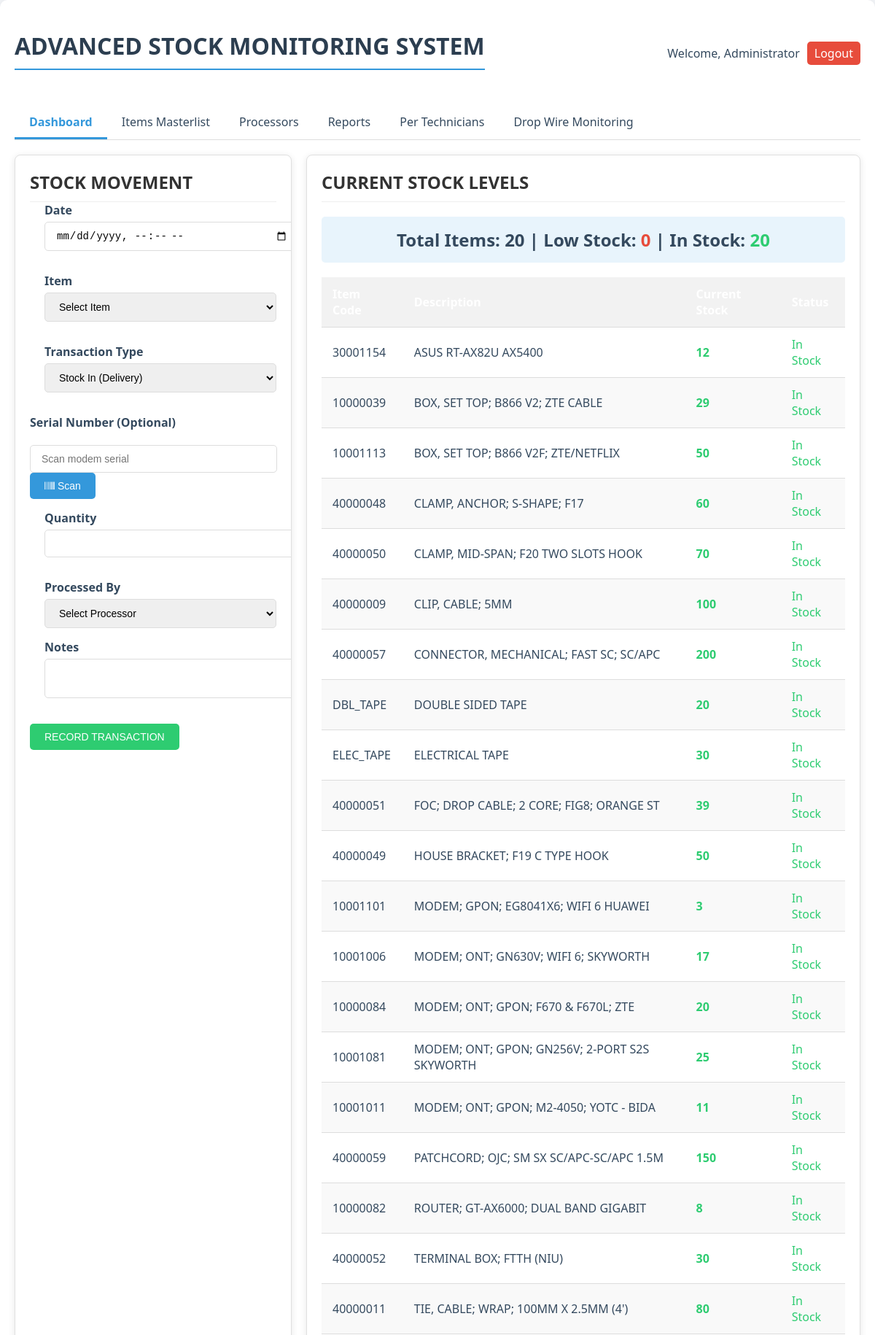
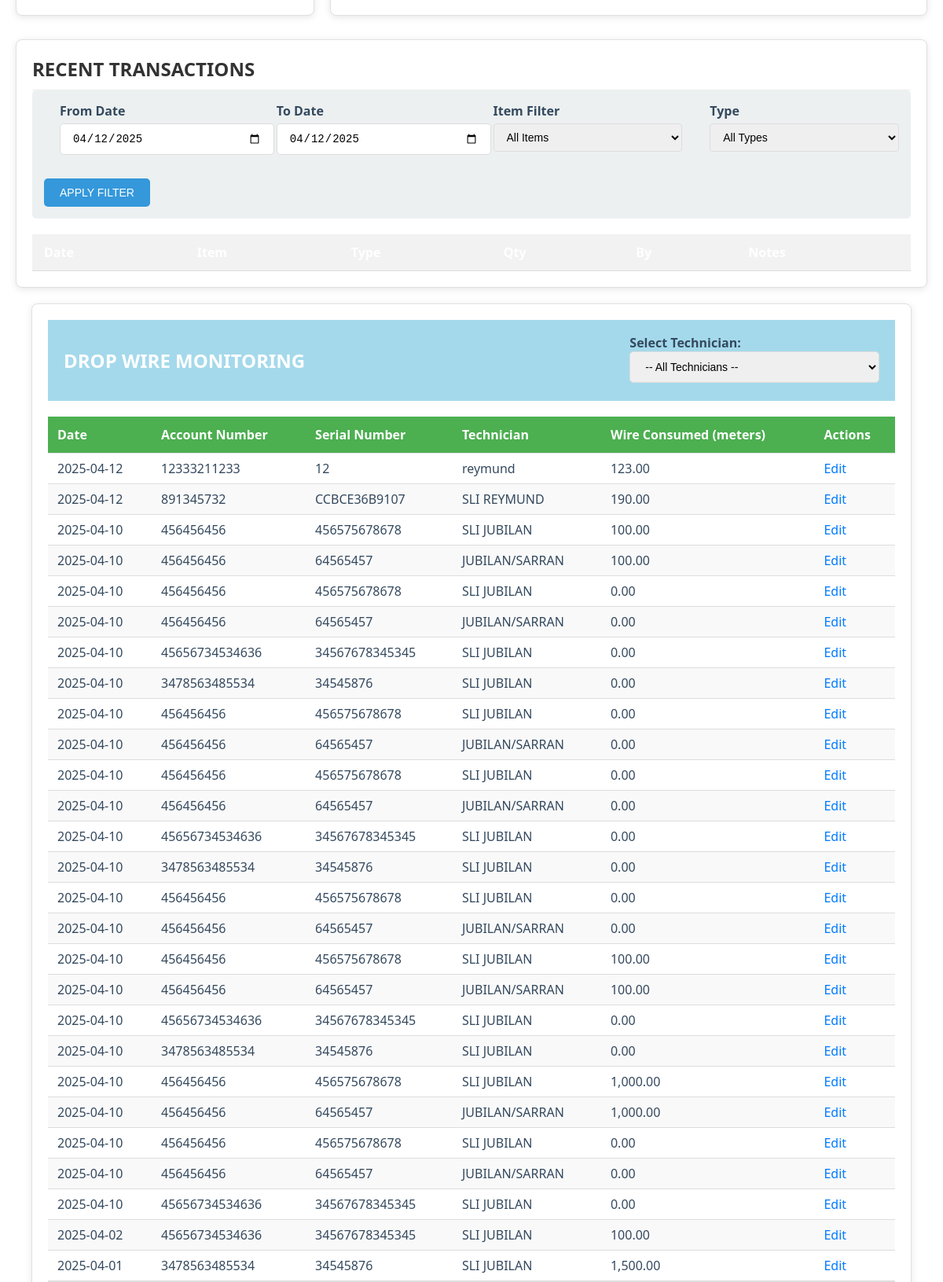
/index.php (signed in, upper part), run on the app's committed database (2 pictures, top to bottom).
### tables this page shows
CREATE TABLE `items` (
  `item_code` varchar(20) NOT NULL,
  `description` varchar(255) NOT NULL,
  `category` varchar(50) NOT NULL,
  `current_stock` int(11) NOT NULL DEFAULT 0,
  `min_stock` int(11) NOT NULL DEFAULT 0
);

CREATE TABLE `drop_wire_consumption` (
  `id` int(11) NOT NULL,
  `account_number` varchar(255) NOT NULL,
  `serial_number` varchar(255) NOT NULL,
  `technician_name` varchar(255) NOT NULL,
  `drop_wire_consumed` float NOT NULL,
  `date` date NOT NULL
);

CREATE TABLE `transactions` (
  `transaction_id` int(11) NOT NULL,
  `transaction_date` datetime NOT NULL,
  `item_code` varchar(20) NOT NULL,
  `transaction_type` enum('in','out','adjust') NOT NULL,
  `quantity` int(11) NOT NULL,
  `processed_by` varchar(50) NOT NULL,
  `notes` text DEFAULT NULL,
  `serial_number` varchar(50) DEFAULT NULL,
  `account_number` varchar(100) DEFAULT NULL,
  `status` varchar(100) DEFAULT NULL,
  `last_realesby` varchar(100) DEFAULT NULL,
  `updated_at` timestamp NOT NULL DEFAULT current_timestamp() ON UPDATE current_timestamp()
);

### index.php (the view, shortened to what this page needs)
<?php
require_once 'config.php';
$current_user = $_SESSION['full_name'];
$tab = isset($_GET['tab']) ? $_GET['tab'] : 'dashboard';
$stockLevels = $pdo->query("
    SELECT i.*,
           CASE
               WHEN i.current_stock <= 0 THEN 'Out of Stock'
               WHEN i.current_stock <= i.min_stock THEN 'Low Stock'
               ELSE 'In Stock'
           END AS status
    FROM items i
    ORDER BY i.description
")->fetchAll();
$summary = $pdo->query("
    SELECT
        COUNT(*) as total_items,
        SUM(CASE WHEN current_stock <= 0 THEN 1 ELSE 0 END) as out_of_stock,
        SUM(CASE WHEN current_stock > 0 AND current_stock <= min_stock THEN 1 ELSE 0 END) as low_stock,
        SUM(CASE WHEN current_stock > min_stock THEN 1 ELSE 0 END) as in_stock
    FROM items
")->fetch();
function getDropWireConsumption($pdo, $technician = null, $startDate = null, $endDate = null) {
    $query = "
        SELECT dwc.*, t.account_number, t.serial_number, t.processed_by AS technician_name
        FROM drop_wire_consumption AS dwc
        JOIN transactions AS t ON dwc.account_number = t.account_number
        WHERE 1=1
    ";
    $params = [];
    $query .= " ORDER BY dwc.date DESC";
    $stmt = $pdo->prepare($query);
    $stmt->execute($params);
    return $stmt->fetchAll(PDO::FETCH_ASSOC);
}
try {
    $selectedTech = $_GET['technician'] ?? '';
    $startDate = $_GET['start_date'] ?? null;
    $endDate = $_GET['end_date'] ?? null;
    $consumptionData = getDropWireConsumption($pdo, $selectedTech, $startDate, $endDate);
} catch (Exception $e) {
    echo json_encode(['error' => $e->getMessage()]);
    exit();
} catch (PDOException $e) {
    echo json_encode(['error' => 'Database error: ' . $e->getMessage()]);
    exit();
}
?>
<!DOCTYPE html>
<html lang="en">
<head>
    <link rel="stylesheet" href="https://cdnjs.cloudflare.com/ajax/libs/font-awesome/5.15.4/css/all.min.css">
    <link rel="stylesheet" href="styles.css">
</head>
    <div class="container">
        <div class="header">
            <h1>ADVANCED STOCK MONITORING SYSTEM</h1>
            <div class="user-info">
                <span>Welcome, <?php echo htmlspecialchars($current_user); ?></span>
                <a href="logout.php" class="logout-btn">Logout</a>
            </div>
        </div>
        <div class="tabs">
            <div class="tab <?php echo $tab === 'dashboard' ? 'active' : ''; ?>" onclick="switchTab('dashboard')">Dashboard</div>
            <div class="tab <?php echo $tab === 'items' ? 'active' : ''; ?>" onclick="switchTab('items')">Items Masterlist</div>
             <div class="tab <?= $tab === 'processors' ? 'active' : '' ?>" onclick="switchTab('processors')">Processors</div>
            <div class="tab <?php echo $tab === 'reports' ? 'active' : ''; ?>" onclick="switchTab('reports')">Reports</div>
             <div class="tab <?php echo $tab === 'technicians' ? 'active' : ''; ?>" onclick="switchTab('technicians')">Per Technicians</div>
            <div class="tab <?php echo $tab === 'dropwire' ? 'active' : ''; ?>" onclick="switchTab('dropwire')">Drop Wire Monitoring</div>
        </div>
        <div id="dashboard" class="tab-content <?php echo $tab === 'dashboard' ? 'active' : ''; ?>">
            <div class="dashboard">
                <div class="card">
                    <div class="card-title">STOCK MOVEMENT</div>
                    <form method="POST" action="index.php">
                        <div class="form-row">
                            <div class="form-group">
                                <label>Date</label>
                                <input type="datetime-local" name="trans_date" value="<?php date('Y-m-d\TH:i'); ?>" required>
                            </div>
                        </div>
                        <div class="form-row">
                            <div class="form-group">
                                <label>Item</label>
                                <select name="item_code" required>
                                    <option value="">Select Item</option>
                                </select>
                            </div>
                            <div class="form-group">
                                <label>Transaction Type</label>
                                <select name="trans_type" required>
                                    <option value="in">Stock In (Delivery)</option>
                                </select>
                            </div>
                            <label>Serial Number (Optional)</label>
    <div class="serial-input-group">
        <input type="text" name="serial_number" id="serialNumberInput" placeholder="Scan modem serial">
        <button type="button" class="btn" onclick="startSerialScanner()">
            <i class="fas fa-barcode"></i> Scan
        </button>
    </div>
                        </div>
                        <div class="form-row">
                            <div class="form-group">
                                <label>Quantity</label>
                                <input type="number" name="quantity" min="1" required>
                            </div>
                        </div>
        <div class="form-group">
    <label>Processed By</label>
    <select name="processed_by" required>
        <option value="">Select Processor</option>
    </select>
</div>
                        <div class="form-row">
                            <div class="form-group">
                                <label>Notes</label>
                                <textarea name="notes" rows="2"></textarea>
                            </div>
                        </div>
                        <button type="submit" class="btn btn-success">RECORD TRANSACTION</button>
                    </form>
                </div>
                <div class="card">
                    <div class="card-title">CURRENT STOCK LEVELS</div>
                    <div class="current-stock">
                        Total Items: <span id="totalItems"><?php echo $summary['total_items']; ?></span> |
                        Low Stock: <span id="lowStock" class="low-stock"><?php echo $summary['low_stock']; ?></span> |
                        In Stock: <span id="inStock" class="high-stock"><?php echo $summary['in_stock']; ?></span>
                    </div>
                    <table id="stockLevels">
                        <thead>
                            <tr>
                                <th>Item Code</th>
                                <th>Description</th>
                                <th>Current Stock</th>
                                <th>Status</th>
                            </tr>
                        </thead>
                        <tbody>
                            <?php foreach ($stockLevels as $item): ?>
                                <tr>
                                    <td><?php echo htmlspecialchars($item['item_code']); ?></td>
                                    <td><?php echo htmlspecialchars($item['description']); ?></td>
                                    <td class="stock-level <?php
                                        echo $item['current_stock'] <= 0 ? 'low-stock' :
                                            ($item['current_stock'] <= $item['min_stock'] ? 'medium-stock' : 'high-stock');
                                    ?>">
                                        <?php echo $item['current_stock']; ?>
                                    </td>
                                    <td class="<?php
                                        echo $item['current_stock'] <= 0 ? 'low-stock' :
                                            ($item['current_stock'] <= $item['min_stock'] ? 'medium-stock' : 'high-stock');
                                    ?>">
                                        <?php echo $item['status']; ?>
                                    </td>
                                </tr>
                            <?php endforeach; ?>
                        </tbody>
                    </table>
                </div>
            </div>
           <div class="card">
    <div class="card-title">RECENT TRANSACTIONS</div>
    <div class="search-filter">
        <div class="form-row">
            <div class="form-group">
                <label>From Date</label>
                <input type="date" id="fromDate" value="<?= date('Y-m-d') ?>">
            </div>
            <div class="form-group">
                <label>To Date</label>
                <input type="date" id="toDate" value="<?= date('Y-m-d') ?>">
            </div>
            <div class="form-group">
                <label>Item Filter</label>
                <select id="itemFilter">
                    <option value="">All Items</option>
                </select>
            </div>
            <div class="form-group">
                <label>Type</label>
                <select id="typeFilter">
                    <option value="">All Types</option>
                </select>
            </div>
        </div>
        <button class="btn" id="applyFilter">APPLY FILTER</button>
    </div>
    <table id="transHistory">
        <thead>
            <tr>
                <th>Date</th>
                <th>Item</th>
                <th>Type</th>
                <th>Qty</th>
                <th>By</th>
                <th>Notes</th>
            </tr>
        </thead>
    </table>
</div>
        </div>
<div id="dropwire">
        <div class="card">
            <div class="card-header">
                     <h2>DROP WIRE MONITORING</h2>
                <form id="technician-form">
                    <label>Select Technician:
                        <select name="technician">
                            <option value="">-- All Technicians --</option>
                        </select>
                    </label>
                </form>
            </div>
            <table id="dropwire-table">
                <thead style="display: table-header-group; background: #f8f9fa;">
                    <tr>
                        <th>Date</th>
                        <th>Account Number</th>
                        <th>Serial Number</th>
                        <th>Technician</th>
                        <th>Wire Consumed (meters)</th>
                        <th>Actions</th>
                    </tr>
                </thead>
                <tbody>
                    <?php if (empty($consumptionData)): ?>
                    <tr>
                        <td colspan="6">No data found</td>
                    </tr>
                    <?php else: ?>
                    <?php foreach ($consumptionData as $row): ?>
                    <tr>
                        <td><?= htmlspecialchars($row['date']) ?></td>
                        <td><?= htmlspecialchars($row['account_number']) ?></td>
                        <td><?= htmlspecialchars($row['serial_number']) ?></td>
                        <td><?= htmlspecialchars($row['technician_name']) ?></td>
                        <td><?= number_format($row['drop_wire_consumed'], 2) ?></td>
                       <td><a href="#" class="edit-button" data-id="<?= $row['id'] ?>">Edit</a></td>
                    </tr>
                    <?php endforeach; ?>
                    <?php endif; ?>
                </tbody>
            </table>
        </div>
    </div>
</body>
</html>

### styles.css (style rules this page uses)
:root { --primary: #3498db; --secondary: #2c3e50; --success: #2ecc71; --danger: #e74c3c; --light: #ecf0f1; --dark: #34495e; }
.container { max-width: 1200px; margin: 0 auto; background: white; padding: 20px; border-radius: 10px; box-shadow: 0 0 20px rgba(0,0,0,0.1); }
h1 { text-align: center; color: var(--secondary); margin-bottom: 30px; border-bottom: 2px solid var(--primary); padding-bottom: 10px; }
.dashboard { display: grid; grid-template-columns: 1fr 2fr; gap: 20px; margin-bottom: 30px; }
.card { background: white; border-radius: 8px; padding: 20px; box-shadow: 0 2px 10px rgba(0,0,0,0.05); border-top: 4px solid var(--primary); }
.card-title { font-weight: 600; color: var(--primary); margin-bottom: 15px; font-size: 18px; }
.form-row { display: flex; gap: 15px; margin-bottom: 15px; flex-wrap: wrap; }
.form-group { flex: 1; min-width: 200px; }
label { display: block; margin-bottom: 5px; font-weight: 500; color: var(--dark); }
input, select, textarea { width: 100%; padding: 10px 15px; border: 1px solid #ddd; border-radius: 5px; font-size: 14px; transition: all 0.3s; }
.btn { background: var(--primary); color: white; border: none; padding: 10px 20px; border-radius: 5px; cursor: pointer; font-size: 14px; transition: all 0.3s; }
.btn-success { background: var(--success); }
table { width: 100%; border-collapse: collapse; margin-top: 20px; }
th { background: var(--primary); color: white; padding: 12px 15px; text-align: left; }
td { padding: 10px 15px; border-bottom: 1px solid #eee; }
tr:nth-child(even) { background: #f9f9f9; }
.stock-level { font-weight: bold; }
.low-stock { color: var(--danger); }
.high-stock { color: var(--success); }
.search-filter { background: var(--light); padding: 15px; border-radius: 5px; margin-bottom: 20px; }
.current-stock { font-size: 24px; font-weight: bold; text-align: center; margin: 20px 0; padding: 15px; background: #e8f4fc; border-radius: 5px; }
.tabs { display: flex; margin-bottom: 20px; border-bottom: 1px solid #ddd; }
.tab { padding: 10px 20px; cursor: pointer; border-bottom: 3px solid transparent; }
.tab.active { border-bottom-color: var(--primary); color: var(--primary); font-weight: bold; }
.tab-content { display: none; }
.tab-content.active { display: block; }
.header { display: flex; justify-content: space-between; align-items: center; margin-bottom: 20px; }
.user-info { display: flex; align-items: center; gap: 10px; }
.logout-btn { background: var(--danger); color: white; border: none; padding: 5px 10px; border-radius: 5px; cursor: pointer; }
.search-filter select { padding: 8px 12px; border: 1px solid #ddd; border-radius: 4px; width: 100%; }
.form-group { margin-bottom: 15px; }
label { display: block; margin-bottom: 5px; font-weight: bold; }
#dropwire { max-width: 1200px; margin: 0 auto; }
.card { background: white; border-radius: 8px; box-shadow: 0 2px 4px rgba(0,0,0,0.1); padding: 20px; }
.card-title { font-size: 24px; font-weight: bold; margin-bottom: 20px; color: #333; border-bottom: 1px solid #eee; padding-bottom: 10px; }
th, td { padding: 12px 15px; text-align: left; border-bottom: 1px solid #ddd; }
th { background-color: #f2f2f2; font-weight: bold; }
a { color: #007bff; text-decoration: none; }
#dropwire { font-family: 'Segoe UI', Tahoma, Geneva, Verdana, sans-serif; margin: 20px; }
.card { border: 1px solid #e0e0e0; border-radius: 8px; box-shadow: 0 2px 10px rgba(0, 0, 0, 0.1); overflow: hidden; }
.card-header { background: #a4d9eb; color: white; padding: 15px 20px; display: flex; justify-content: space-between; align-items: center; }
.card-title { margin: 0; font-size: 1.5rem; }
.form-group { margin-left: 20px; }
#dropwire-table { width: 100%; border-collapse: collapse; }
#dropwire-table th { padding: 12px; text-align: left; background: #4CAF50; color: white; }
#dropwire-table td { padding: 8px 12px; border-bottom: 1px solid #ddd; }

### data on the page
items: item_code "30001154", description "ASUS RT-AX82U AX5400", current_stock "12", status "In Stock"
items: item_code "10000039", description "BOX, SET TOP; B866 V2; ZTE CABLE", current_stock "29", status "In Stock"
items: item_code "10001113", description "BOX, SET TOP; B866 V2F; ZTE/NETFLIX", current_stock "50", status "In Stock"
items: item_code "40000048", description "CLAMP, ANCHOR; S-SHAPE; F17", current_stock "60", status "In Stock"
items: item_code "40000050", description "CLAMP, MID-SPAN; F20 TWO SLOTS HOOK", current_stock "70", status "In Stock"
items: item_code "40000009", description "CLIP, CABLE; 5MM", current_stock "100", status "In Stock"
items: item_code "40000057", description "CONNECTOR, MECHANICAL; FAST SC; SC/APC", current_stock "200", status "In Stock"
items: item_code "DBL_TAPE", description "DOUBLE SIDED TAPE", current_stock "20", status "In Stock"
items: item_code "ELEC_TAPE", description "ELECTRICAL TAPE", current_stock "30", status "In Stock"
items: item_code "40000051", description "FOC; DROP CABLE; 2 CORE; FIG8; ORANGE ST", current_stock "39", status "In Stock"
items: item_code "40000049", description "HOUSE BRACKET; F19 C TYPE HOOK", current_stock "50", status "In Stock"
items: item_code "10001101", description "MODEM; GPON; EG8041X6; WIFI 6 HUAWEI", current_stock "3", status "In Stock"
items: item_code "10001006", description "MODEM; ONT; GN630V; WIFI 6; SKYWORTH", current_stock "17", status "In Stock"
items: item_code "10000084", description "MODEM; ONT; GPON; F670 & F670L; ZTE", current_stock "20", status "In Stock"
items: item_code "10001081", description "MODEM; ONT; GPON; GN256V; 2-PORT S2S SKYWORTH", current_stock "25", status "In Stock"
items: item_code "10001011", description "MODEM; ONT; GPON; M2-4050; YOTC - BIDA", current_stock "11", status "In Stock"
items: item_code "40000059", description "PATCHCORD; OJC; SM SX SC/APC-SC/APC 1.5M", current_stock "150", status "In Stock"
items: item_code "10000082", description "ROUTER; GT-AX6000; DUAL BAND GIGABIT", current_stock "8", status "In Stock"
items: item_code "40000052", description "TERMINAL BOX; FTTH (NIU)", current_stock "30", status "In Stock"
items: item_code "40000011", description "TIE, CABLE; WRAP; 100MM X 2.5MM (4')", current_stock "80", status "In Stock"
drop_wire_consumption: date "2025-04-12", transactions.account_number "12333211233", transactions.serial_number "12", transactions.processed_by "reymund", drop_wire_consumed "123.00"
drop_wire_consumption: date "2025-04-12", transactions.account_number "891345732", transactions.serial_number "CCBCE36B9107", transactions.processed_by "SLI REYMUND", drop_wire_consumed "190.00"
drop_wire_consumption: date "2025-04-10", transactions.account_number "456456456", transactions.serial_number "456575678678", transactions.processed_by "SLI JUBILAN", drop_wire_consumed "100.00", transactions.serial_number "64565457", transactions.processed_by "JUBILAN/SARRAN"
drop_wire_consumption: date "2025-04-10", transactions.account_number "456456456", transactions.serial_number "456575678678", transactions.processed_by "SLI JUBILAN", drop_wire_consumed "0.00", transactions.serial_number "64565457", transactions.processed_by "JUBILAN/SARRAN"
drop_wire_consumption: date "2025-04-10", transactions.account_number "45656734534636", transactions.serial_number "34567678345345", transactions.processed_by "SLI JUBILAN", drop_wire_consumed "0.00"
drop_wire_consumption: date "2025-04-10", transactions.account_number "3478563485534", transactions.serial_number "34545876", transactions.processed_by "SLI JUBILAN", drop_wire_consumed "0.00"
drop_wire_consumption: date "2025-04-10", transactions.account_number "456456456", transactions.serial_number "456575678678", transactions.processed_by "SLI JUBILAN", drop_wire_consumed "0.00", transactions.serial_number "64565457", transactions.processed_by "JUBILAN/SARRAN"
drop_wire_consumption: date "2025-04-10", transactions.account_number "456456456", transactions.serial_number "456575678678", transactions.processed_by "SLI JUBILAN", drop_wire_consumed "0.00", transactions.serial_number "64565457", transactions.processed_by "JUBILAN/SARRAN"
drop_wire_consumption: date "2025-04-10", transactions.account_number "45656734534636", transactions.serial_number "34567678345345", transactions.processed_by "SLI JUBILAN", drop_wire_consumed "0.00"
drop_wire_consumption: date "2025-04-10", transactions.account_number "3478563485534", transactions.serial_number "34545876", transactions.processed_by "SLI JUBILAN", drop_wire_consumed "0.00"
drop_wire_consumption: date "2025-04-10", transactions.account_number "456456456", transactions.serial_number "456575678678", transactions.processed_by "SLI JUBILAN", drop_wire_consumed "0.00", transactions.serial_number "64565457", transactions.processed_by "JUBILAN/SARRAN"
drop_wire_consumption: date "2025-04-10", transactions.account_number "456456456", transactions.serial_number "456575678678", transactions.processed_by "SLI JUBILAN", drop_wire_consumed "100.00", transactions.serial_number "64565457", transactions.processed_by "JUBILAN/SARRAN"
drop_wire_consumption: date "2025-04-10", transactions.account_number "45656734534636", transactions.serial_number "34567678345345", transactions.processed_by "SLI JUBILAN", drop_wire_consumed "0.00"
drop_wire_consumption: date "2025-04-10", transactions.account_number "3478563485534", transactions.serial_number "34545876", transactions.processed_by "SLI JUBILAN", drop_wire_consumed "0.00"
drop_wire_consumption: date "2025-04-10", transactions.account_number "456456456", transactions.serial_number "456575678678", transactions.processed_by "SLI JUBILAN", drop_wire_consumed "1,000.00", transactions.serial_number "64565457", transactions.processed_by "JUBILAN/SARRAN"
drop_wire_consumption: date "2025-04-10", transactions.account_number "456456456", transactions.serial_number "456575678678", transactions.processed_by "SLI JUBILAN", drop_wire_consumed "0.00", transactions.serial_number "64565457", transactions.processed_by "JUBILAN/SARRAN"
drop_wire_consumption: date "2025-04-10", transactions.account_number "45656734534636", transactions.serial_number "34567678345345", transactions.processed_by "SLI JUBILAN", drop_wire_consumed "0.00"
drop_wire_consumption: date "2025-04-02", transactions.account_number "45656734534636", transactions.serial_number "34567678345345", transactions.processed_by "SLI JUBILAN", drop_wire_consumed "100.00"
drop_wire_consumption: date "2025-04-01", transactions.account_number "3478563485534", transactions.serial_number "34545876", transactions.processed_by "SLI JUBILAN", drop_wire_consumed "1,500.00"

### other printed values
$current_user "Administrator"
$summary['total_items'] "20"
$summary['low_stock'] "0"
$summary['in_stock'] "20"
